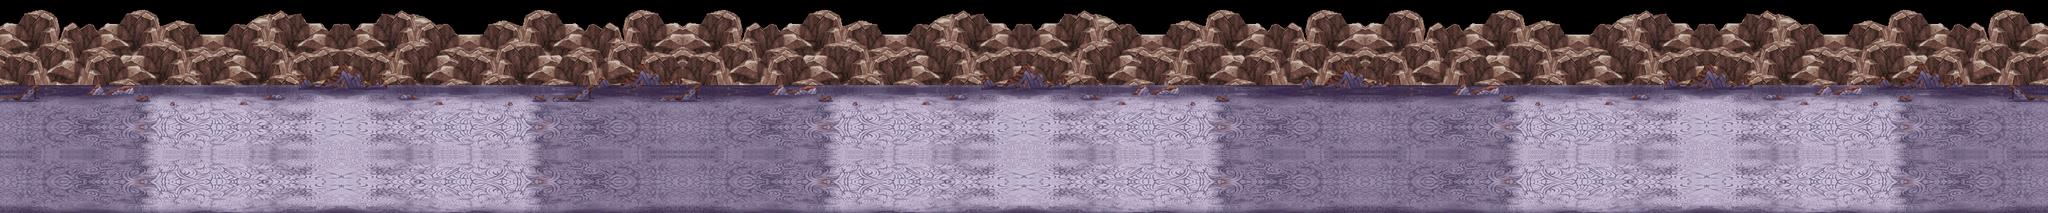

Below is a game level as drawn by its tile map, then a one-line description and the .tmx that defines it (tile-layer data replaced by summaries):
An orthogonal 96x10 tile map with 32x32 px tiles, 3 tile layers (floor, rock2, rock) and 12 objects (SpawnPoint01, SpawnPoint02, SpawnPoint03, SpawnPoint04, SpawnPoint05, ...).

<map version="1.0" orientation="orthogonal" width="96" height="10" tilewidth="32" tileheight="32">
 <tileset firstgid="1" name="tile3" tilewidth="32" tileheight="32">
  <image source="tile3.png" width="2048" height="256" />
 </tileset>
 <layer name="floor" width="96" height="10">
  <data>[960 cells, 576 non-empty, 96 distinct tile ids]</data>
 </layer>
 <layer name="rock2" width="96" height="10">
  <data>[960 cells, 384 non-empty, 64 distinct tile ids]</data>
 </layer>
 <layer name="rock" width="96" height="10">
  <data>[960 cells, 92 non-empty, 18 distinct tile ids]</data>
 </layer>
 <objectgroup name="object" width="96" height="10">
  <object name="SpawnPoint01" x="352" y="160" width="32" height="32" />
  <object name="SpawnPoint02" x="352" y="256" width="32" height="32" />
  <object name="SpawnPoint03" x="304" y="208" width="32" height="32" />
  <object name="SpawnPoint04" x="2688" y="160" width="32" height="32" />
  <object name="SpawnPoint05" x="2736" y="208" width="32" height="32" />
  <object name="SpawnPoint06" x="2688" y="256" width="32" height="32" />
 </objectgroup>
 <objectgroup name="meta" width="96" height="10">
  <object name="KonohaTower2" x="1056" y="160" width="96" height="128">
   <properties>
    <property name="Collidable" value="true" />
   </properties>
  </object>
  <object name="KonohaTower1" x="544" y="160" width="96" height="128">
   <properties>
    <property name="Collidable" value="true" />
   </properties>
  </object>
  <object name="KonohaCenter" x="160" y="160" width="96" height="128">
   <properties>
    <property name="Collidable" value="true" />
   </properties>
  </object>
  <object name="AkatsukiTower2" x="1920" y="160" width="96" height="128">
   <properties>
    <property name="Collidable" value="true" />
   </properties>
  </object>
  <object name="AkatsukiTower1" x="2432" y="160" width="96" height="128">
   <properties>
    <property name="Collidable" value="true" />
   </properties>
  </object>
  <object name="AkatsukiCenter" x="2816" y="160" width="96" height="128">
   <properties>
    <property name="Collidable" value="true" />
   </properties>
  </object>
 </objectgroup>
</map>